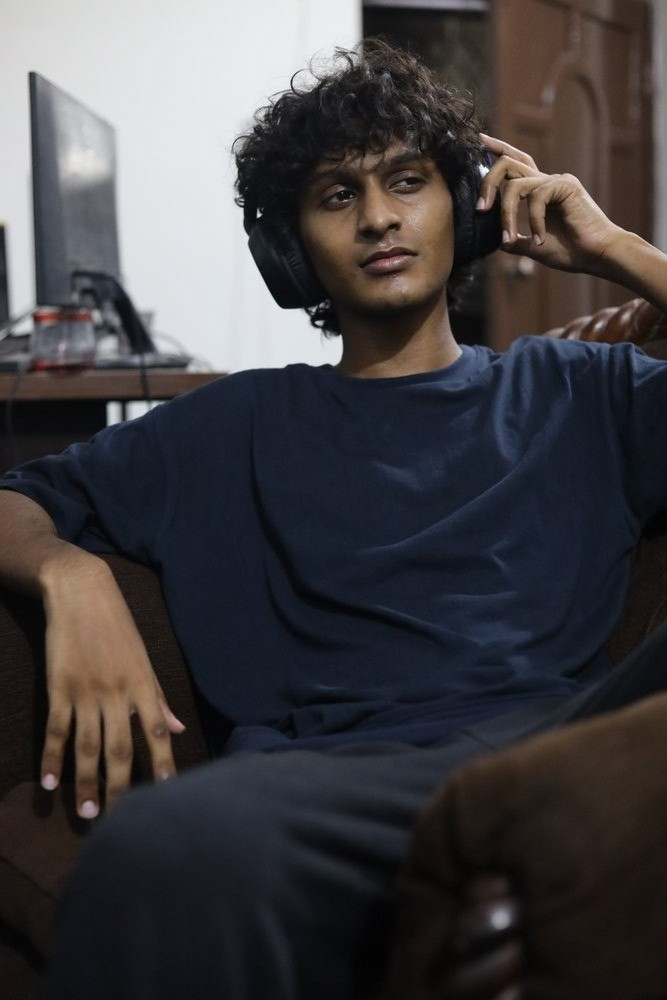
#> input picture founder_photos/IMGL0882.jpg, 667 x 1000 px, found by its file name
$ python flip_images.py
#> lines starting #> are read from the running program, lines starting #| are printed output that depends on the picture
from PIL import Image

files = [
    r"d:\boxmation\founder_photos\IMGL0882.jpg",
    r"d:\boxmation\founder_photos\IMGL0890.jpg"
]

for file in files:
    try:
        img = Image.open(file)
#> img is the input picture: PIL image 667x1000 RGB; mean R, G, B 65.9, 63.3, 65.7
        # Rotate 180 degrees to fix upside down
        rotated = img.transpose(Image.ROTATE_180)
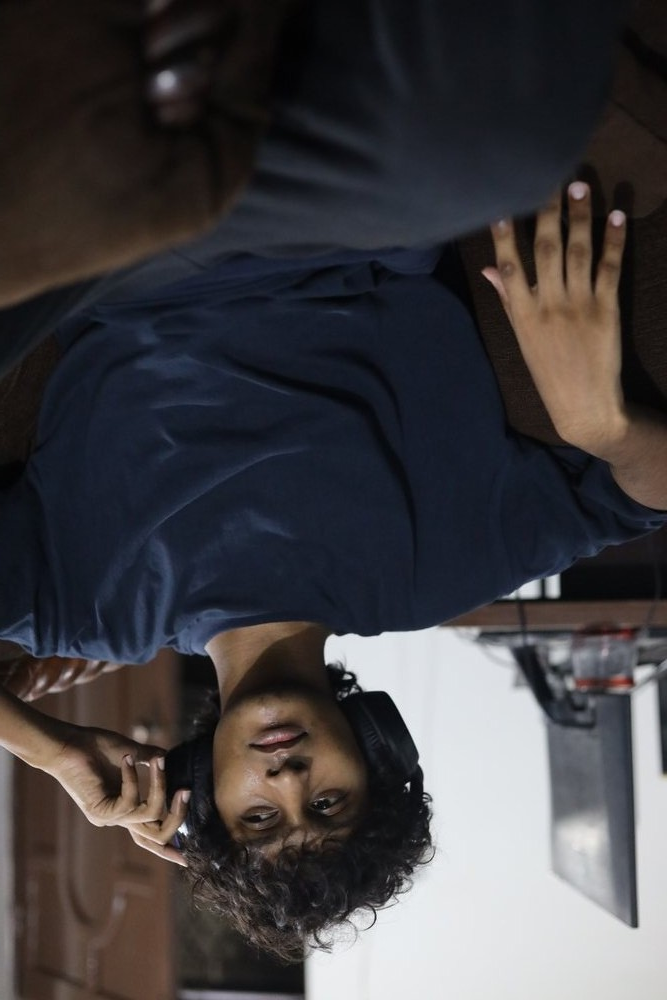
#> rotated: PIL image 667x1000 RGB; mean R, G, B 65.9, 63.3, 65.7
        rotated.save(file, "JPEG", quality=90)
        print(f"Flipped {file} upside down (rotated 180)")
    except Exception as e:
        print(f"Failed to flip {file}: {e}")
#> pass 2 of the loop `for file in files:`:
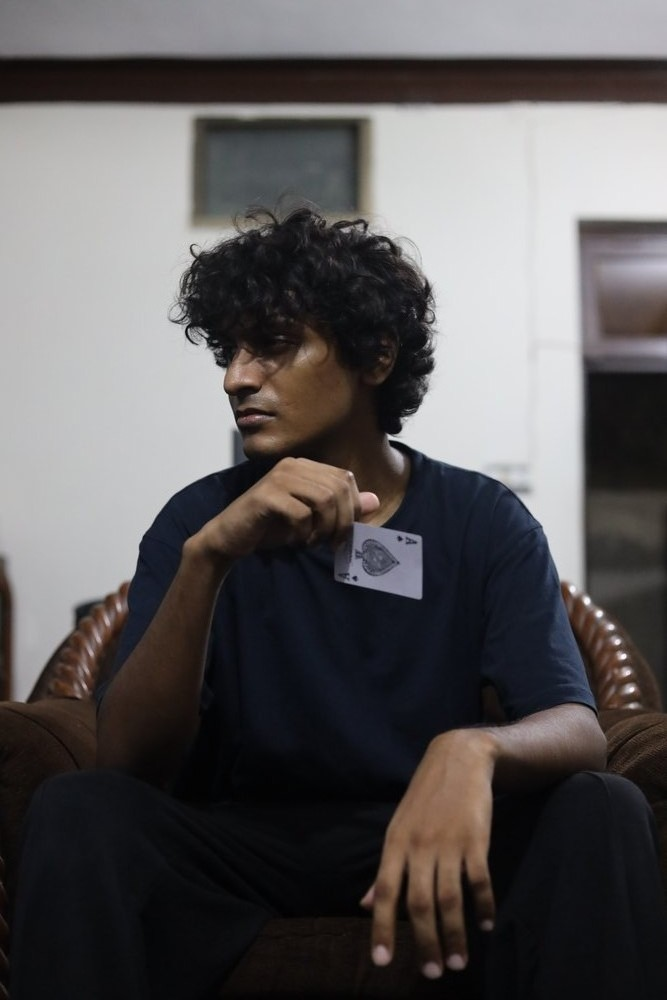
#> input picture founder_photos/IMGL0890.jpg, 667 x 1000 px, found by its file name
#> img is the input picture: PIL image 667x1000 RGB; mean R, G, B 91.4, 88.4, 88.9
#> `rotated = img.transpose(Image.ROTATE_180)`:
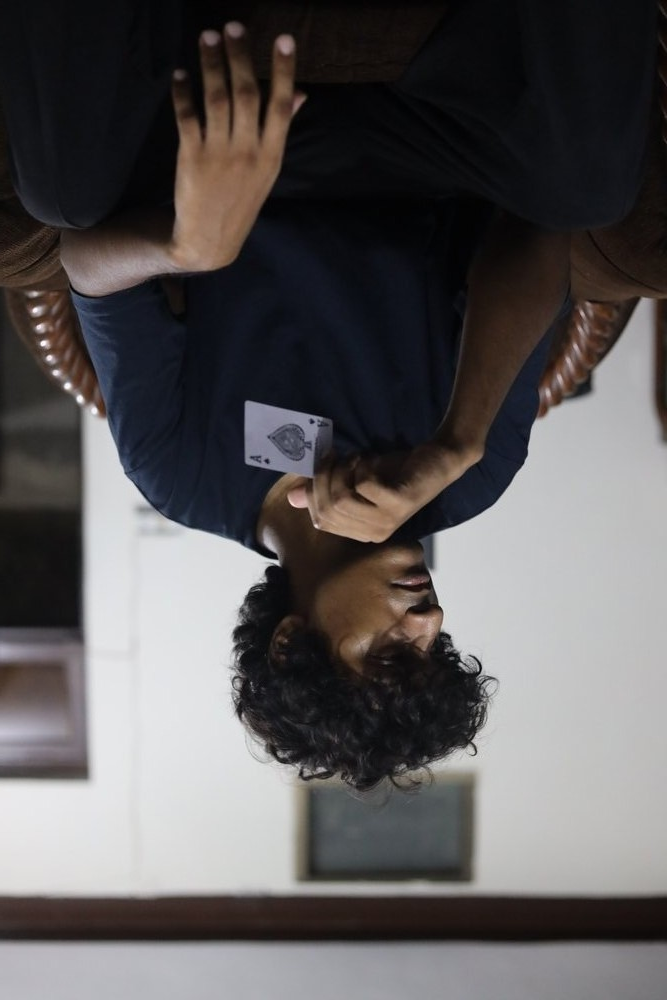
#> rotated: PIL image 667x1000 RGB; mean R, G, B 91.4, 88.4, 88.9
